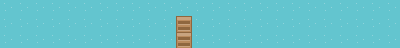

This is a level from a 2D game, rendered from its Tiled map with the project's own tilesets. A one-line summary and the complete map file follow:
An orthogonal 25x3 tile map with 16x16 px tiles, 1 tile layer (Tile Layer 1).

<map version="1.0" orientation="orthogonal" renderorder="right-down" width="25" height="3" tilewidth="16" tileheight="16" nextobjectid="1">
 <tileset firstgid="1" name="roguelikeSheet_transparent" tilewidth="16" tileheight="16" spacing="1" tilecount="1767" columns="57">
  <image source="../images/roguelikeSheet_transparent.png" width="968" height="526" />
 </tileset>
 <layer name="Tile Layer 1" width="25" height="3">
  <data encoding="csv">
1,1,1,1,1,1,1,1,1,1,1,1,1,1,1,1,1,1,1,1,1,1,1,1,1,
1,1,1,1,1,1,1,1,1,1,1,785,1,1,1,1,1,1,1,1,1,1,1,1,1,
1,1,1,1,1,1,1,1,1,1,1,785,1,1,1,1,1,1,1,1,1,1,1,1,1
</data>
 </layer>
</map>
